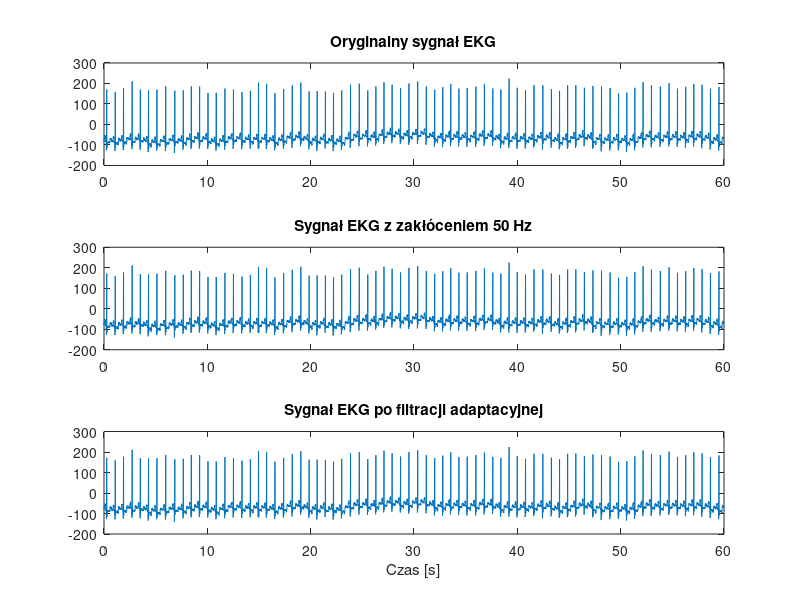
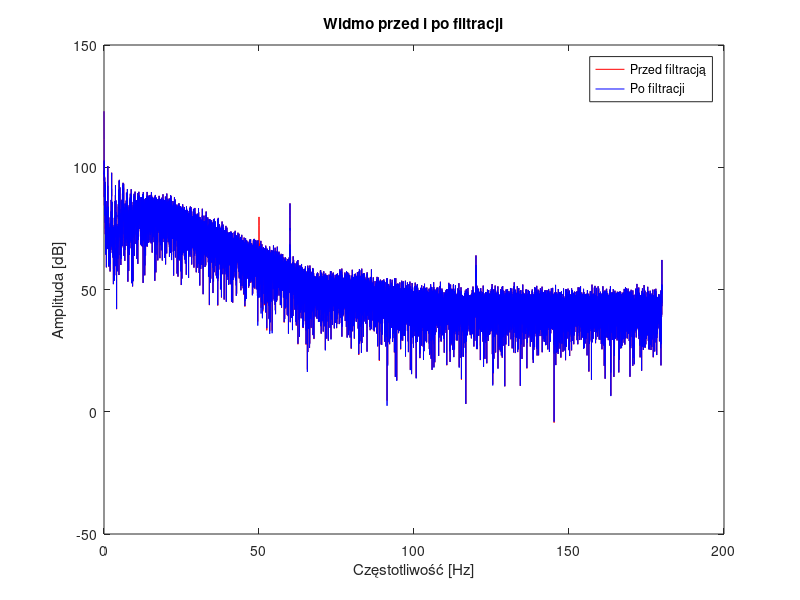

The MATLAB script that drew these images, in order:
clear all;
close all;
load("ECG100.mat");
ecg = val(1,:);
fm = 50;
fpr = 360;
N_ecg = length(ecg);
t = 0:1/fpr:(N_ecg-1)/fpr;
z = sin(2*pi*t*fm);

d = ecg+z;

M = 250;
mi = 0.00001;

bx = zeros(M,1);
h = zeros(M,1);
y = zeros(1, N_ecg);      % wyjście filtra = aproksymacja zakłócenia
e = zeros(1, N_ecg);      % wyjście układu = "oczyszczony" sygnał

for n = 1:N_ecg
    bx = [z(n); bx(1:M-1)];        % bufor wejściowy = zakłócenie 50 Hz
    y(n) = h' * bx;                % wyjście filtra adaptacyjnego
    e(n) = d(n) - y(n);            % oczyszczony sygnał
    h = h + 2 * mi * e(n) * bx;    % aktualizacja wag (LMS)
end

subplot(3,1,1);
plot(t, ecg);
title('Oryginalny sygnał EKG');

subplot(3,1,2);
plot(t, d);
title('Sygnał EKG z zakłóceniem 50 Hz');

subplot(3,1,3);
plot(t, e);
title('Sygnał EKG po filtracji adaptacyjnej');
xlabel('Czas [s]');


Fs = fpr;
nfft = 2^nextpow2(N_ecg);
f = Fs*(0:(nfft/2))/nfft;
E = abs(fft(e, nfft));
D = abs(fft(d, nfft));

figure;
plot(f, 20*log10(D(1:nfft/2+1)), 'r');
hold on;
plot(f, 20*log10(E(1:nfft/2+1)), 'b');
legend('Przed filtracją', 'Po filtracji');
xlabel('Częstotliwość [Hz]');
ylabel('Amplituda [dB]');
title('Widmo przed i po filtracji');


% opcjonalne 

% load("ECG100.mat");
% ecg = val(1,:);
% fm = 50;
% fpr = 360;
% N_ecg = length(ecg);
% t = 0:1/fpr:(N_ecg-1)/fpr;
% z = sin(2*pi*t*fm);
% 
% ecg_noisy = ecg+z;
% 
% M = 250;
% mi = 0.00001;
% 
% bx = zeros(M,1);
% h = zeros(M,1);
% y = zeros(1, N_ecg);     
% e = zeros(1, N_ecg);      
% 
% 
% emg_noise = 2*(randn(size(ecg))-0.5); 
% [b_emg, a_emg] = butter(4, 50/(fpr/2), 'low'); 
% emg_filtered = filter(b_emg, a_emg, emg_noise);
% ecg_noisy_emg = ecg_noisy + emg_filtered;
% 
% 
% % for n = 1:N_ecg
% %     bx = [z(n); bx(1:M-1)];        % bufor wejściowy = zakłócenie 50 Hz
% %     y(n) = h' * bx;                % wyjście filtra adaptacyjnego
% %     e(n) = d(n) - y(n);            % oczyszczony sygnał
% %     h = h + 2 * mi * e(n) * bx;    % aktualizacja wag (LMS)
% % end
% 
% x_ref = z(:);
% d = ecg_noisy_emg(:);
% gamma = 1e-6; lambda = 0.99; delta = 1000; % nieużywane w LMS
% ialg = 1; 
% 
% [y_LMS, e_LMS, h_LMS] = adaptTZ(d, x_ref, M, mi, gamma, lambda, delta, ialg);
% 
% 
% M = 10;
% mi = 0.0001;
% h_pred = zeros(M,1);
% e_pred = zeros(size(d));
% y_pred = zeros(size(d));
% bx = zeros(M,1);
% 
% epsilon = 1e-6;
% for n = M+1:length(d)
%     x = d(n-1:-1:n-M);
%     y_pred(n) = h_pred' * x;
%     e_pred(n) = d(n) - y_pred(n);
% 
%     norm_factor = x' * x + epsilon;
%     h_pred = h_pred + (mi / norm_factor) * e_pred(n) * x;
% end
% 
% 
% figure;
% subplot(3,1,1); plot(d); title('Zakłócony sygnał EKG');
% subplot(3,1,2); plot(e_LMS); title('Po filtrze LMS (usuwanie interferencji)');
% subplot(3,1,3); plot(e_pred); title('Po ALP (predykcja liniowa)');
% 
% 
% snr_orig = snr(ecg, d' - ecg);                % przed
% snr_LMS = snr(ecg, e_LMS' - ecg);             % po LMS
% snr_ALP = snr(ecg, e_pred' - ecg);            % po predykcji
% 
% fprintf('SNR przed filtracją: %.2f dB\n', snr_orig);
% fprintf('SNR po LMS: %.2f dB\n', snr_LMS);
% fprintf('SNR po predykcji: %.2f dB\n', snr_ALP);
